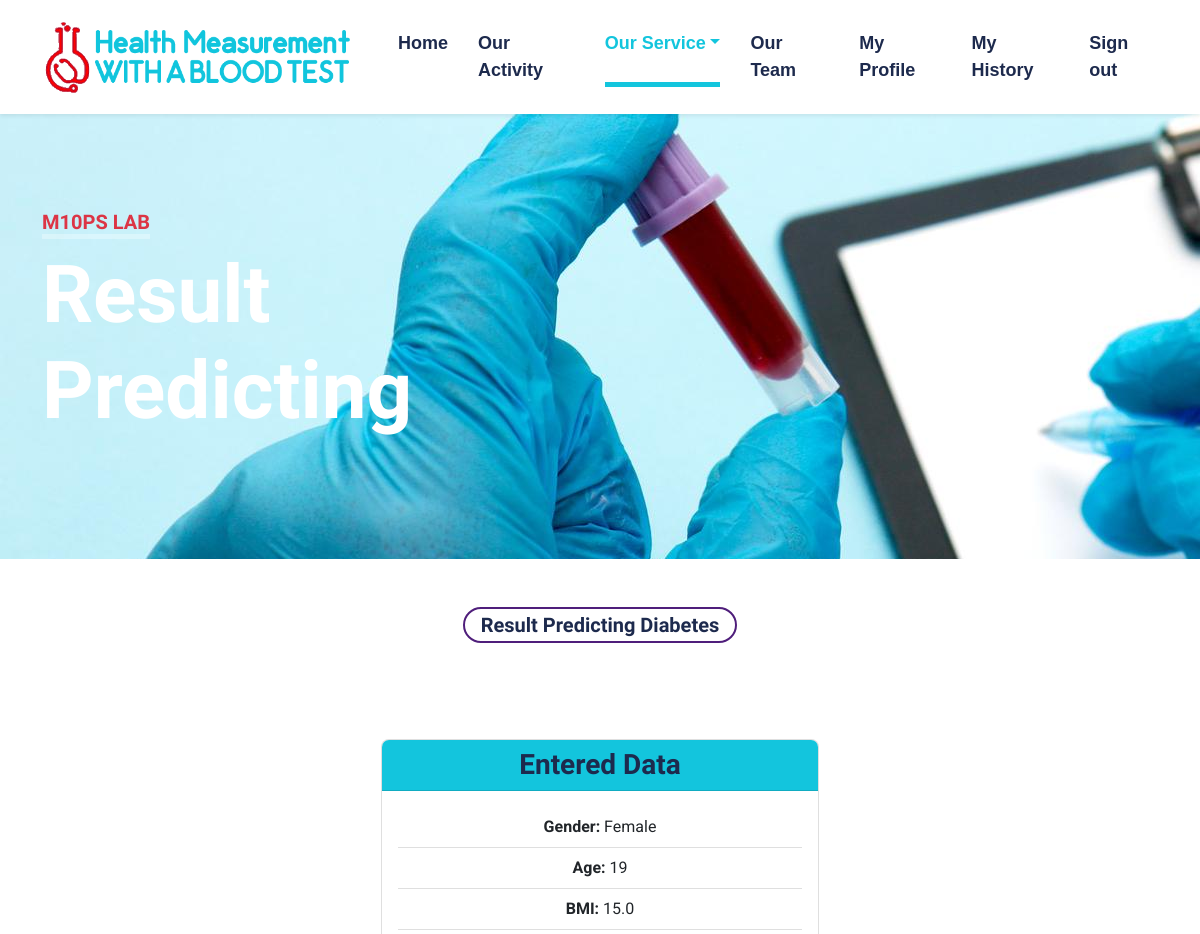
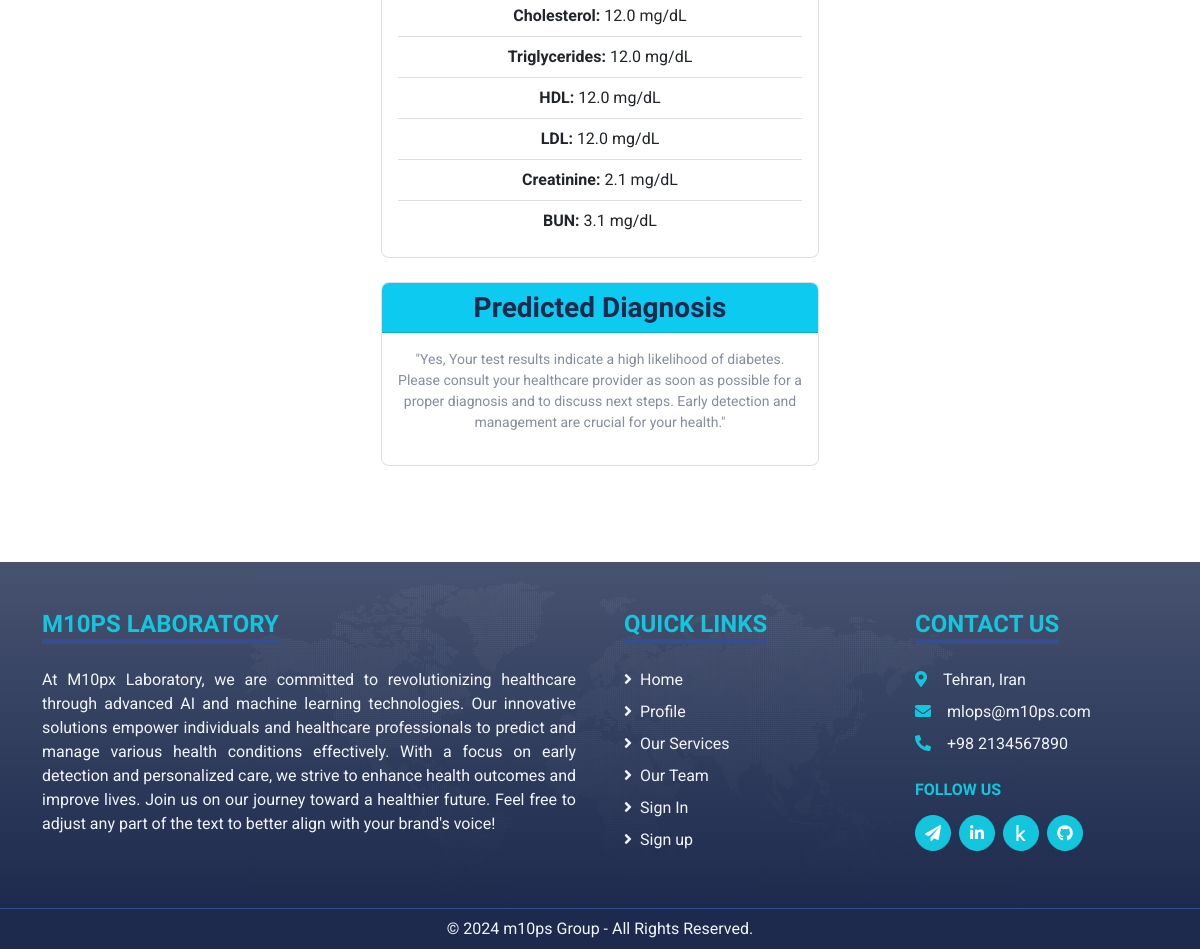
Screenshot of /result (signed in) with the database file from the repository (2 pictures, top to bottom).
### app.py (models this page shows, shortened)
class userResult(db.Model):
    __tablename__ = "user_result"
    timestamp = db.Column(db.DateTime, default=datetime.utcnow)
    id = db.Column(db.Integer, primary_key=True)
    gender = db.Column(db.String(100), nullable=False)
    age = db.Column(db.Integer, nullable=False)
    bmi = db.Column(db.Float, nullable=False)
    chol = db.Column(db.Float, nullable=False)
    tg = db.Column(db.Float, nullable=False)
    hdl = db.Column(db.Float, nullable=False)
    ldl = db.Column(db.Float, nullable=False)
    cr = db.Column(db.Float, nullable=False)
    bun = db.Column(db.Float, nullable=False)
    result = db.Column(db.String(100), nullable=False)
    user_id = db.Column(db.Integer, db.ForeignKey("user.id"), nullable=False)

### app.py (the view)
@app.route("/result")
def result():
    if "user_id" not in session:
        flash("Please log in to access this page.", "warning")
        return redirect(url_for("login"))
    current_user = User.query.filter_by(username=session["username"]).first()
    prediction = (
        db.session.query(userResult)
        .filter_by(user_id=current_user.id)
        .order_by(userResult.timestamp.desc())
        .first()
    )
    if prediction:
        return render_template("result.html",
            gender=prediction.gender,
            age=prediction.age,
            bmi=prediction.bmi,
            chol=prediction.chol,
            tg=prediction.tg,
            hdl=prediction.hdl,
            ldl=prediction.ldl,
            cr=prediction.cr,
            bun=prediction.bun,
            prediction=prediction.result
        )
    flash("No prediction found.", "warning")
    return redirect(url_for("input"))

### templates/result.html (shortened to what this page needs)
<!DOCTYPE html>
<html lang="en">
<head>
    <link href="https://cdnjs.cloudflare.com/ajax/libs/font-awesome/5.15.0/css/all.min.css" rel="stylesheet">
    <link href="https://cdn.jsdelivr.net/npm/bootstrap-icons@1.4.1/font/bootstrap-icons.css" rel="stylesheet">
    <link href="../static/lib/tempusdominus/css/tempusdominus-bootstrap-4.min.css" rel="stylesheet"/>
    <link href="../static/css/bootstrap.min.css" rel="stylesheet">
    <link href="../static/css/style.css" rel="stylesheet">
</head>
<body>
<div class="container-fluid sticky-top bg-white shadow-sm">
    <div class="container">
        <nav class="navbar navbar-expand-lg bg-white navbar-light py-3 py-lg-0">
            <a class="navbar-brand" href="/">
                <img src="../static/img/logo.png" width="310">
            </a>
            <div class="collapse navbar-collapse" id="navbarCollapse">
                <div class="navbar-nav ms-auto py-0">
                    <a class="nav-item nav-link" href="/">Home</a>
                    <a class="nav-item nav-link" href="/our-activity">Our Activity</a>
                    <div class="nav-item dropdown">
                        <a class="nav-link dropdown-toggle active" data-bs-toggle="dropdown" href="#">Our Service</a>
                    </div>
                    <a class="nav-item nav-link" href="/our-team">Our Team</a>
                    <a class="nav-item nav-link" href="/profile">My Profile</a>
                    <a class="nav-item nav-link" href="/history">My History</a>
                    <a class="nav-item nav-link" href="/logout">Sign out</a>
                </div>
            </div>
        </nav>
    </div>
</div>
<div class="container-fluid bg-primary py-5 slide-header">
    <div class="container py-5">
        <div class="row justify-content-start">
            <div class="col-lg-6 text-center text-lg-start">
                <h5 class="d-inline-block text-danger text-uppercase border-bottom border-5"
                    style="border-color: rgba(256, 256, 256, .3) !important;">M10PS lab</h5>
                <h2 class="display-1 text-white mb-md-4">Result Predicting</h2>
            </div>
        </div>
    </div>
</div>
<div class="container-fluid">
    <div class="container py-5">
        <div class="text-center">
            <h5 class="mb-5 px-3 py-1 text-dark rounded-pill d-inline-block" style="border:2px solid #4F1E7B;">Result
                Predicting Diabetes</h5>
        </div>
        <div class="row gx-5">
            <div class="col-lg-3"></div>
            <div class="col-lg-6">
                <div class="bg-white text-center rounded p-5">
                    <div class="card mb-4">
                        <div class="card-header bg-primary text-white">
                            <h3 class="card-title mb-0">Entered Data</h3>
                        </div>
                        <div class="card-body">
                            <ul class="list-group list-group-flush">
                                <li class="list-group-item"><strong>Gender:</strong> <span
                                        id="gender">{{ gender }}</span></li>
                                <li class="list-group-item"><strong>Age:</strong> <span id="age">{{ age }}</span></li>
                                <li class="list-group-item"><strong>BMI:</strong> <span id="bmi">{{ bmi }}</span></li>
                                <li class="list-group-item"><strong>Cholesterol:</strong> <span
                                        id="chol">{{ chol }}</span> mg/dL
                                </li>
                                <li class="list-group-item"><strong>Triglycerides:</strong> <span
                                        id="tg">{{ tg }}</span> mg/dL
                                </li>
                                <li class="list-group-item"><strong>HDL:</strong> <span id="hdl">{{ hdl }}</span> mg/dL
                                </li>
                                <li class="list-group-item"><strong>LDL:</strong> <span id="ldl">{{ ldl }}</span> mg/dL
                                </li>
                                <li class="list-group-item"><strong>Creatinine:</strong> <span id="cr">{{ cr }}</span>
                                    mg/dL
                                </li>
                                <li class="list-group-item"><strong>BUN:</strong> <span id="bun">{{ bun }}</span> mg/dL
                                </li>
                            </ul>
                        </div>
                    </div>
                    <div class="card">
                        <div class="card-header bg-info text-white">
                            <h3 class="card-title mb-0">Predicted Diagnosis</h3>
                        </div>
                        <div class="card-body">
                            {% if prediction == "No" %}
                                <p class="text-center small" id="diagnosisNo">
                                    "No, Your test results do not indicate diabetes at this time. However, it's
                                    important to maintain a healthy lifestyle and continue regular check-ups with your
                                    healthcare provider. If you have any concerns, don't hesitate to consult a medical
                                    professional."
                                </p>
                            {% else %}
                                <p class="text-center small" id="diagnosisYes">
                                    "Yes, Your test results indicate a high likelihood of diabetes. Please consult your
                                    healthcare provider as soon as possible for a proper diagnosis and to discuss next
                                    steps. Early detection and management are crucial for your health."
                                </p>
                            {% endif %}
                        </div>
                    </div>
                </div>
            </div>
            <div class="col-lg-3"></div>
        </div>
    </div>
</div>
<div class="container-fluid footer bg-dark text-light pt-5">
    <div class="container pb-5">
        <div class="row g-5">
            <div class="col-lg-6 col-md-6">
                <h4 class="d-inline-block text-primary text-uppercase border-bottom border-5 border-secondary mb-4">
                    M10PS Laboratory</h4>
                <p class="mb-4" style="text-align: justify;">
                    At M10px Laboratory, we are committed to revolutionizing healthcare through advanced AI and machine
                    learning technologies. Our innovative solutions empower individuals and healthcare professionals to
                    predict and manage various health conditions effectively. With a focus on early detection and
                    personalized care, we strive to enhance health outcomes and improve lives. Join us on our journey
                    toward a healthier future. Feel free to adjust any part of the text to better align with your
                    brand's voice!
                </p>
            </div>
            <div class="col-lg-3 col-md-6">
                <h4 class="d-inline-block text-primary text-uppercase border-bottom border-5 border-secondary mb-4">
                    Quick Links</h4>
                <div class="d-flex flex-column justify-content-start">
                    <a class="text-light mb-2" href="/"><i class="fa fa-angle-right me-2"></i>Home</a>
                    <a class="text-light mb-2" href="/our-activity"><i class="fa fa-angle-right me-2"></i>Profile</a>
                    <a class="text-light mb-2" href="/our-service"><i class="fa fa-angle-right me-2"></i>Our
                        Services</a>
                    <a class="text-light mb-2" href="/our-team"><i class="fa fa-angle-right me-2"></i>Our Team</a>
                    <a class="text-light mb-2" href="/login"><i class="fa fa-angle-right me-2"></i>Sign In</a>
                    <a class="text-light" href="/register"><i class="fa fa-angle-right me-2"></i>Sign up</a>
                </div>
            </div>
            <div class="col-lg-3 col-md-6">
                <h4 class="d-inline-block text-primary text-uppercase border-bottom border-5 border-secondary mb-4">
                    Contact Us</h4>
                <p class="mb-2"><i class="fa fa-map-marker-alt text-primary me-3"></i>Tehran, Iran</p>
                <p class="mb-2"><i class="fa fa-envelope text-primary me-3"></i>mlops@m10ps.com</p>
                <p class="mb-0"><i class="fa fa-phone-alt text-primary me-3"></i>+98 2134567890</p>
                <h6 class="text-primary text-uppercase mt-4 mb-3">Follow Us</h6>
                <div class="d-flex">
                    <a class="btn btn-primary btn-square rounded-circle me-2" href="https://t.me/m10ps"><i
                            class="fa fa-paper-plane"></i></a>
                    <a class="btn btn-primary btn-square rounded-circle me-2" href="#"><i
                            class="fab fa-linkedin-in"></i></a>
                    <a class="btn btn-primary btn-square rounded-circle me-2" href="#"><i
                            class="fab fa-kaggle"></i></a>
                    <a class="btn btn-primary btn-square rounded-circle" href="#"><i
                            class="fab fa-github"></i></a>
                </div>
            </div>
        </div>
    </div>
</div>
<div class="container-fluid bg-dark text-light border-top border-secondary py-2">
    <div class="container">
        <div class="row g-5">
            <div class="col-md-12 text-center text-md-center">
                <p class="mb-0 text-lig">&copy; 2024 m10ps Group - All Rights Reserved.</p>
            </div>
        </div>
    </div>
</div>
</body>
</html>

### static/css/style.css (style rules this page uses)
:root { --primary: #13C5DD; --secondary: #354F8E; --light: #EFF5F9; --dark: #1D2A4D; }
.text-white { color: #FFFFFF; }
.btn { font-weight: 700; transition: .5s; }
.btn-primary { color: #FFFFFF; }
.btn-square { width: 36px; height: 36px; }
.btn-square, .btn-sm-square, .btn-lg-square { padding-left: 0; padding-right: 0; text-align: center; }
.navbar-light .navbar-nav .nav-link { font-family: 'Jost', sans-serif; position: relative; margin-left: 30px; padding: 30px 0; font-size: 18px; font-weight: 700; color: var(--dark); outline: none; transition: .5s; }
.navbar-light .navbar-nav .nav-link:hover, .navbar-light .navbar-nav .nav-link.active { color: var(--primary); }
@media (min-width: 992px) { .navbar-light .navbar-nav .nav-link::before { position: absolute; content: ""; width: 0; height: 5px; bottom: 0; left: 50%; background: var(--primary); transition: .5s; } }
@media (min-width: 992px) { .navbar-light .navbar-nav .nav-link:hover::before, .navbar-light .navbar-nav .nav-link.active::before { width: 100%; left: 0; } }
.slide-header { background: url(../img/hero.jpg) center center no-repeat; background-size: cover; }
.footer { background: linear-gradient(rgba(239, 245, 249, 0.2), rgba(29, 42, 77, 0.7)), url(../img/footer.png) center center no-repeat; background-size: contain; }

### templates/result.html (style rules this page uses)
.slide-header { background: url(../static/img/result.jpg) left center no-repeat !important; background-size: cover; }

### rows the page displays
userResult: gender "Female", bmi "15.0", chol "12.0", tg "12.0", hdl "12.0", ldl "12.0", cr "2.1", bun "3.1"

### other values shown
{{ age }} "19"
